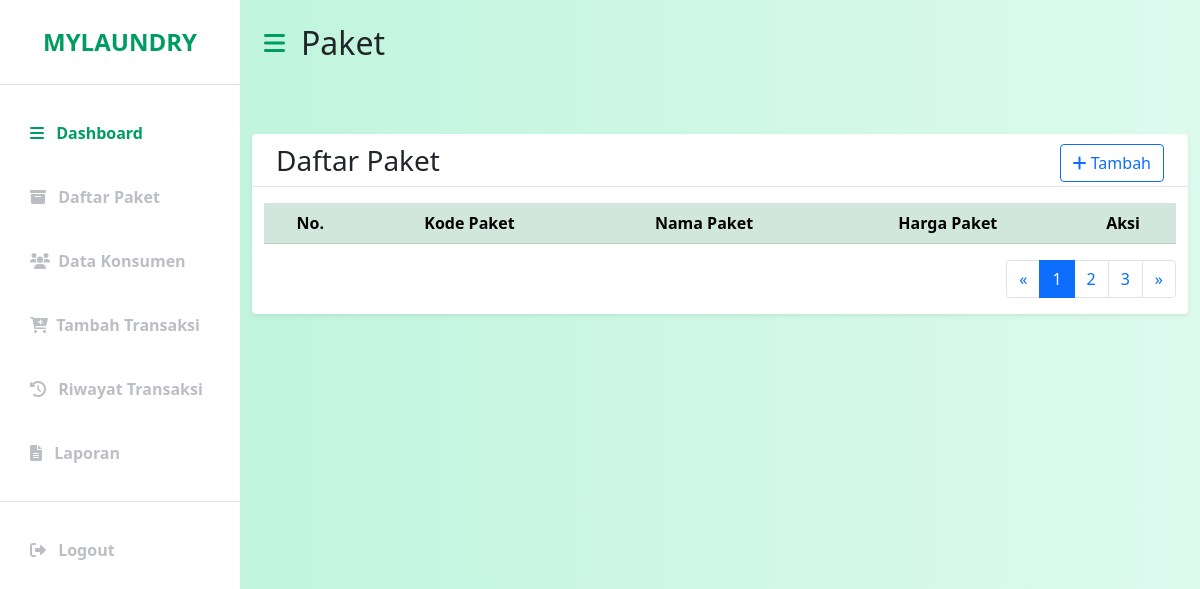
/index.php/paket, run on an earlier commit of the app's database.
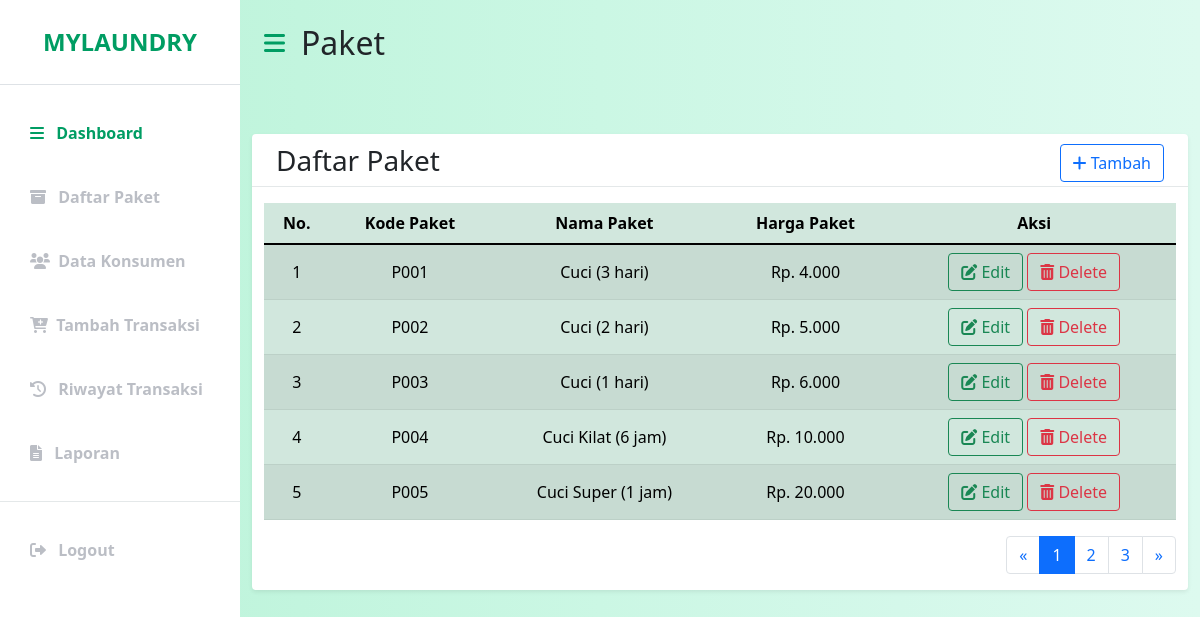
And on a later commit of the database.
### tables this page shows
CREATE TABLE `paket` (
  `kode_paket` varchar(20) NOT NULL,
  `nama_paket` varchar(50) NOT NULL,
  `harga_paket` varchar(20) NOT NULL
);

### application/controllers/Paket.php (called while the page is built, shortened)
<?php
class Paket extends CI_Controller
{
    public function __construct()
    {
        $this->load->model('m_paket');
    }
    public function index()
    {
        $isi['content'] = 'backend/paket/v_paket';
        $isi['judul'] = 'Paket';
        $isi['data'] = $this->m_paket->getDataPaket();
        $this->load->view('backend/dashboard', $isi);
    }
}

### index.php (called while the page is built, shortened)
<?php
require_once BASEPATH.'core/CodeIgniter.php';

### application/models/m_paket.php (called while the page is built, shortened)
<?php
class M_paket extends CI_Model
{
    public function getDataPaket()
    {
        return $this->db->get('paket')->result();
    }
}

### application/views/backend/paket/v_paket.php (the view, shortened to what this page needs)
<div class="container-fluid px-4">
    <div class="table-head row my-5 bg-white shadow-sm d-flex justify-content-around align-items-center rounded">
        <div class="row">
            <div class="col-md-12">
                <h3 class="left">Daftar Paket</h3>
                <a href="<?= base_url() ?>paket/tambah" class="right btn btn-outline-primary"><i class="fas fa-plus"></i> Tambah</a>
            </div>
        </div>
        <hr>
        <div class="col-lg-12 table-body">
            <div class="table-responsive">
                <table class="table table-success table-striped">
                    <thead>
                        <tr>
                            <th>No.</th>
                            <th>Kode Paket</th>
                            <th>Nama Paket</th>
                            <th>Harga Paket</th>
                            <th>Aksi</th>
                        </tr>
                    </thead>
                    <tbody>
                        <?php
                        $no = 1;
                        foreach ($data as $row) { ?>
                            <tr>
                                <td><?= $no++; ?></td>
                                <td><?= $row->kode_paket ?></td>
                                <td><?= $row->nama_paket; ?></td>
                                <td><?= "Rp. " . number_format($row->harga_paket, 0, '.', '.'); ?></td>
                                <td>
                                    <a href="<?= base_url() ?>paket/edit/<?= $row->kode_paket; ?>" class="btn btn-outline-success"><i class="fas fa-edit"></i> Edit</a>
                                    <a href="<?= base_url() ?>paket/delete/<?= $row->kode_paket; ?>" class="btn btn-outline-danger" onclick="return confirm('Apakah anda yakin ???');"><i class="fas fa-trash-alt"></i> Delete</a>
                                </td>
                            <?php } ?>
                    </tbody>
                </table>
                <nav aria-label="pagination" class="pagination">
                    <ul class="pagination">
                        <li class="page-item">
                            <a class="page-link" href="#" aria-label="Previous">
                                <span aria-hidden="true">&laquo;</span>
                            </a>
                        </li>
                        <li class="page-item active" aria-current="page"><a class="page-link" href="#">1</a></li>
                        <li class="page-item"><a class="page-link" href="#">2</a></li>
                        <li class="page-item"><a class="page-link" href="#">3</a></li>
                        <li class="page-item">
                            <a class="page-link" href="#" aria-label="Next">
                                <span aria-hidden="true">&raquo;</span>
                            </a>
                        </li>
                    </ul>
                </nav>
            </div>
        </div>
    </div>

What changed in the data, as far as the page shows it:
added paket: kode_paket "P001", nama_paket "Cuci (3 hari)", harga_paket "4.000"
added paket: kode_paket "P002", nama_paket "Cuci (2 hari)", harga_paket "5.000"
added paket: kode_paket "P003", nama_paket "Cuci (1 hari)", harga_paket "6.000"
added paket: kode_paket "P004", nama_paket "Cuci Kilat (6 jam)", harga_paket "10.000"
added paket: kode_paket "P005", nama_paket "Cuci Super (1 jam)", harga_paket "20.000"
